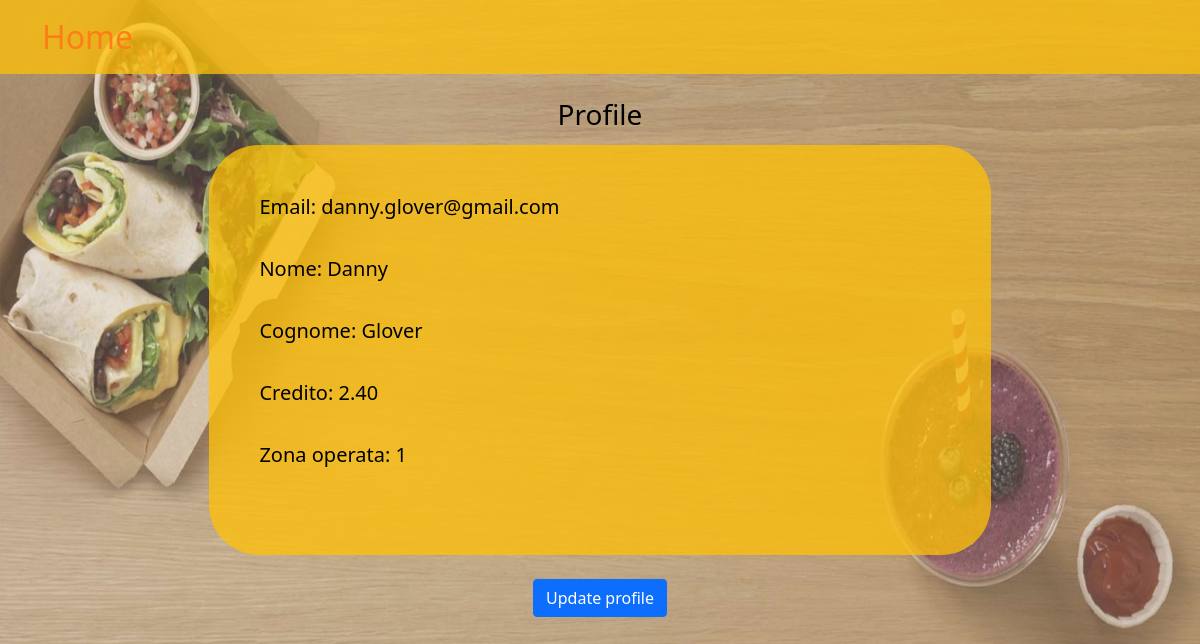
Page /frontend/seeProfileFattorino.php (signed in) on the earlier database version.
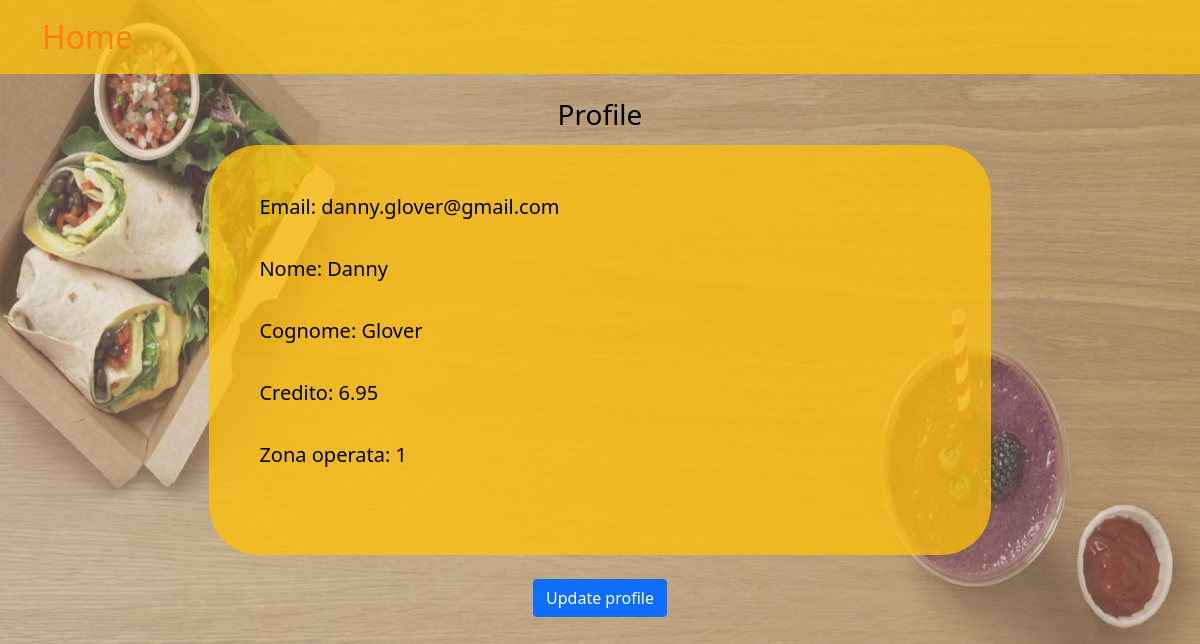
Same page on the later database version.
### tables this page shows
CREATE TABLE `fattorino` (
  `email` varchar(50) NOT NULL,
  `psw` varchar(50) NOT NULL,
  `nome` varchar(50) NOT NULL,
  `cognome` varchar(50) NOT NULL,
  `credito` float(7,2) DEFAULT 0.00,
  `zona_operata` enum('1','2','3','4','5','6','7','8','9') NOT NULL
);

### frontend/seeProfileFattorino.php (the view, shortened to what this page needs)
<?php
require "../common/functions.php";
$email=$_SESSION["user"] ;
$cid = $result["value"];
$result = $cid->query("SELECT * FROM Fattorino WHERE email = '".$email."'");
$rows = $result->fetch_row();
?>
<!DOCTYPE html>
<html>
<head>
    <link href="../css/styles.css" rel="stylesheet" />
</head>
<body>
		<nav class="navbar navbar-expand-lg navbar-dark bg-dark">
        		<div class="container">
                		<a class="navbar-brand" href="../index.html">Home</a>
            	</div>
        </nav>
        <br>
	    <div class="background">
            <h3>Profile</h3>
		<div class="container" style="display:flex;width:100%;">
    		<form>
            <div style="width:100%;" align="left">
            <h5 class="card-title">Email: <?=$rows[0]?></h5>
            </div>
            <div style="width:100%;" align="left">
            <h5 class="card-title">Nome: <?=$rows[2]?></h5>
            </div>
            <div style="width:100%;" align="left">
            <h5 class="card-title">Cognome: <?=$rows[3]?></h5>
            </div>
            <div style="width:100%;" align="left">
            <h5 class="card-title">Credito: <?=$rows[4]?></h5>
            </div>
            <div style="width:100%;" align="left">
            <h5 class="card-title">Zona operata: <?=$rows[5]?></h5>
            </div>
            </div>
            <br>
            <a href="updateFattorino.php" class="btn btn-primary">Update profile</a>
 </body>
</html>

Differences in the rows shown:
changed fattorino "danny.glover@gmail.com": credito "2.40" → "6.95"
